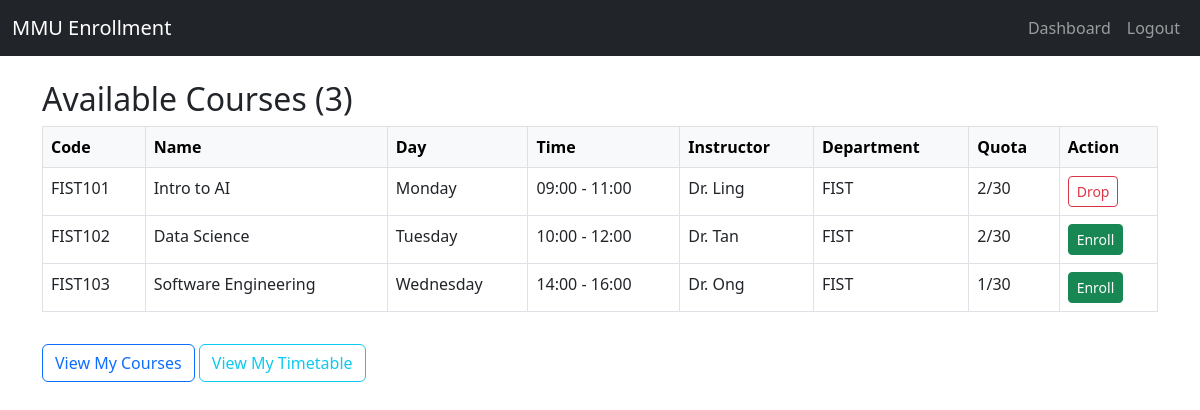
The page /dashboard (signed in) on the database as committed earlier.
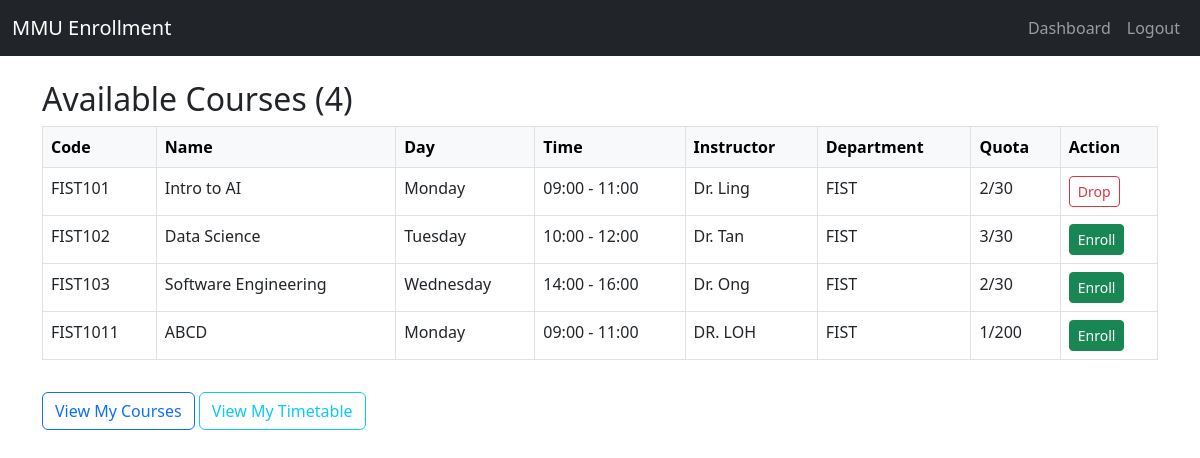
The same page on the database as committed later.
### app/models.py (models this page shows)
class Course(db.Model):
    id = db.Column(db.Integer, primary_key=True)
    course_code = db.Column(db.String(10), unique=True)
    course_name = db.Column(db.String(128))
    instructor = db.Column(db.String(64))
    quota = db.Column(db.Integer)
    description = db.Column(db.Text)
    credits = db.Column(db.Integer)
    semester = db.Column(db.String(64))
    schedule = db.Column(db.String(128))
    location = db.Column(db.String(128))
    department = db.Column(db.String(64))
    day_of_week = db.Column(db.String(16))
    start_time = db.Column(db.Time)
    end_time = db.Column(db.Time)
    enrollments = db.relationship('Enrollment', backref='course', lazy=True)

### app/routes.py (the view)
@main.route("/dashboard")
def dashboard():
    if "student_id" not in session:
        flash("Please login first.", "warning")
        return redirect(url_for("main.login"))
    student = Student.query.get(session["student_id"])
    courses = Course.query.filter_by(department=student.department).all()
    enrolled_ids = [e.course_id for e in Enrollment.query.filter_by(student_id=student.id).all()]
    return render_template("dashboard.html", courses=courses, enrolled_ids=enrolled_ids)

### app/templates/dashboard.html (shortened to what this page needs)
{% extends "base.html" %}
{% block content %}
<h2>Available Courses ({{ courses|length }})</h2>
<table class="table table-bordered">
    <thead class="table-light">
        <tr>
            <th>Code</th>
            <th>Name</th>
            <th>Day</th>
            <th>Time</th>
            <th>Instructor</th>
            <th>Department</th>
            <th>Quota</th>
            <th>Action</th>
        </tr>
    </thead>
    <tbody>
        {% for course in courses %}
        <tr>
            <td>{{ course.course_code }}</td>
            <td>{{ course.course_name }}</td>
            <td>{{ course.day_of_week }}</td>
            <td>
                {% if course.start_time and course.end_time %}
                  {{ course.start_time.strftime('%H:%M') }} - {{ course.end_time.strftime('%H:%M') }}
                {% else %}
                  <span class="text-muted">No time set</span>
                {% endif %}
              </td>
            <td>{{ course.instructor }}</td>
            <td>{{ course.department }}</td>
            <td>
                {% set enrolled = course.enrollments|length %}
                {{ enrolled }}/{{ course.quota }}
            </td>
            <td>
                {% if course.id in enrolled_ids %}
                    <a href="{{ url_for('main.drop', course_id=course.id) }}" class="btn btn-sm btn-outline-danger">Drop</a>
                {% else %}
                    <a href="{{ url_for('main.enroll', course_id=course.id) }}" class="btn btn-sm btn-success">Enroll</a>
                {% endif %}
            </td>
        </tr>
        {% endfor %}
    </tbody>
</table>
<a href="{{ url_for('main.my_courses') }}" class="btn btn-outline-primary mt-3">View My Courses</a>
<a href="{{ url_for('main.timetable') }}" class="btn btn-outline-info mt-3">View My Timetable</a>
{% endblock %}

### app/templates/base.html (shortened to what this page needs)
<!DOCTYPE html>
<html lang="en">
<head>
    <link href="https://cdn.jsdelivr.net/npm/bootstrap@5.3.0/dist/css/bootstrap.min.css" rel="stylesheet">
</head>
<body>
<nav class="navbar navbar-expand-lg navbar-dark bg-dark mb-4">
    <div class="container-fluid">
        <a class="navbar-brand" href="{{ url_for('main.index') }}">MMU Enrollment</a>
        <div class="collapse navbar-collapse">
            <ul class="navbar-nav ms-auto">
                {% if session.get("student_id") %}
                <li class="nav-item"><a class="nav-link" href="{{ url_for('main.dashboard') }}">Dashboard</a></li>
                <li class="nav-item"><a class="nav-link" href="{{ url_for('main.logout') }}">Logout</a></li>
                {% else %}
                <li class="nav-item"><a class="nav-link" href="{{ url_for('main.register') }}">Register</a></li>
                <li class="nav-item"><a class="nav-link" href="{{ url_for('main.login') }}">Login</a></li>
                {% endif %}
            </ul>
        </div>
    </div>
</nav>
<div class="container">
    {% block content %}{% endblock %}
</div>
</body>
</html>

Rows that differ between the two databases and show on the page:
computed for Course "FIST102": credits "2" → "3"
computed for Course "FIST103": enrolled "1" → "2"
added Course: course_code "FIST1011", course_name "ABCD", day_of_week "Monday", start_time "09:00", end_time "11:00", instructor "DR. LOH", department "FIST", enrolled "1", quota "200"
Other text that changed with them:
{{ courses|length }}: "3" → "4"
